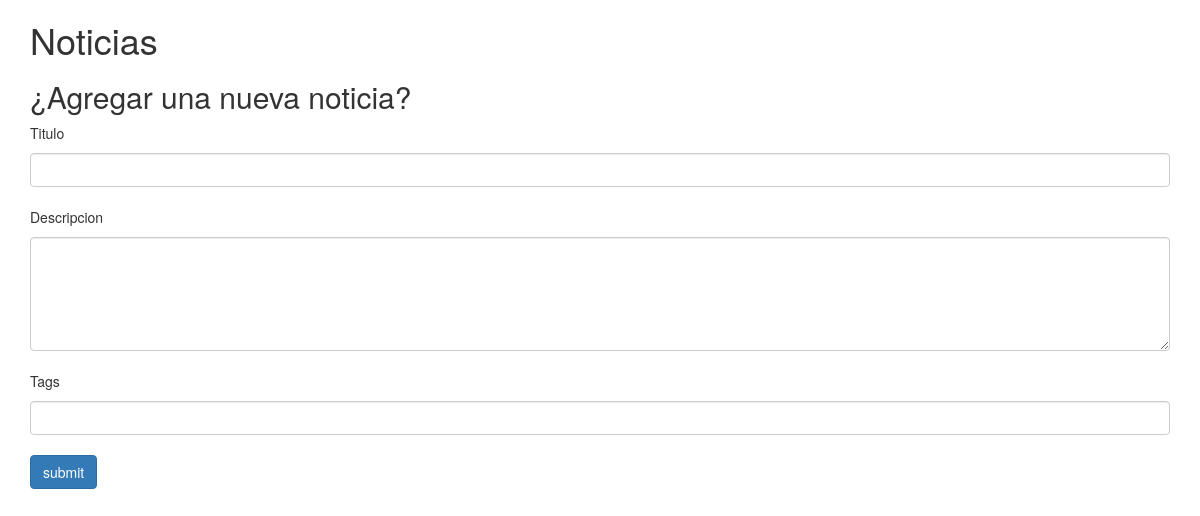
The page /noticias/ on the database as committed earlier.
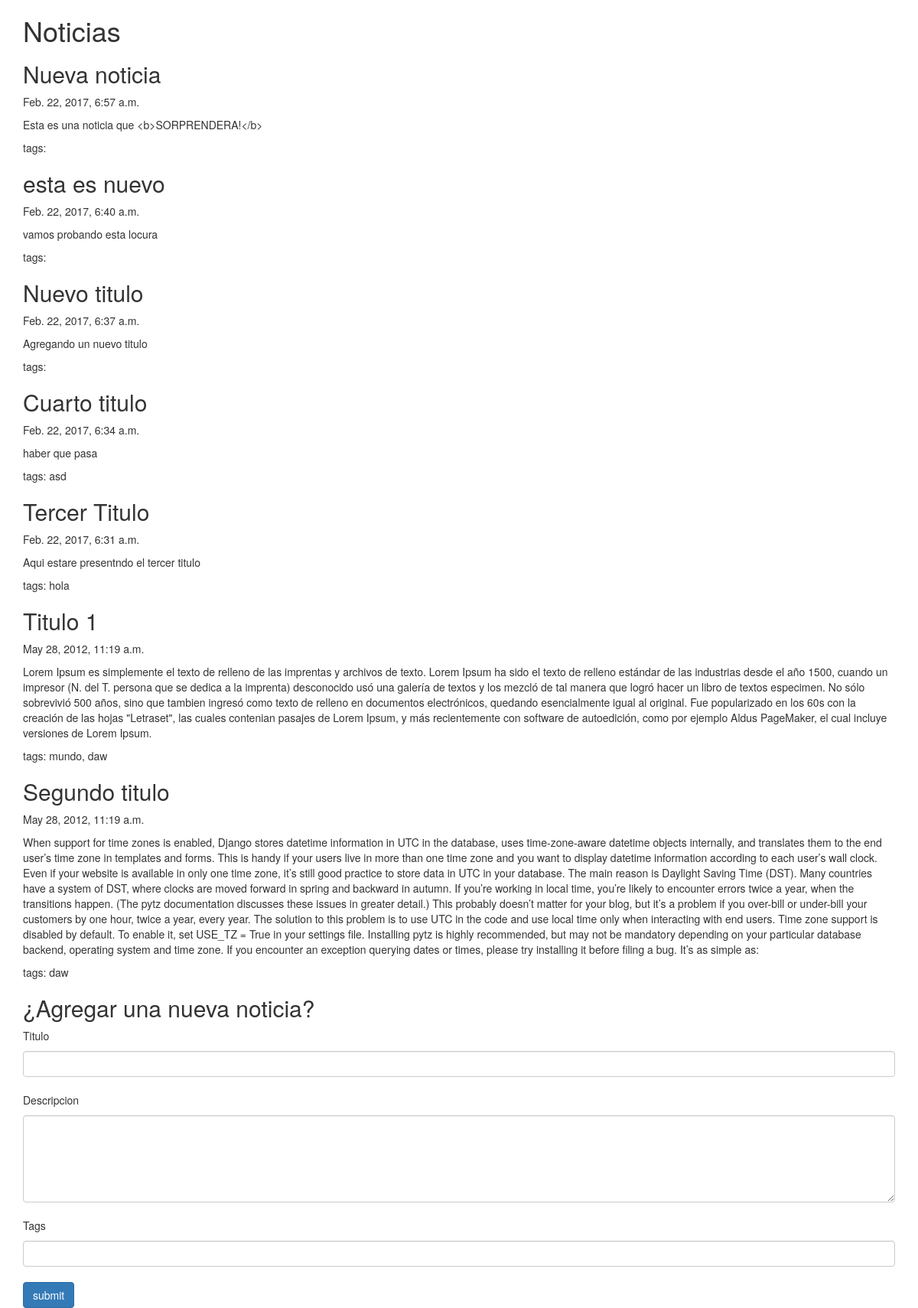
The same page on the database as committed later.
### programacion/models.py (models this page shows)
class Noticia(models.Model):
	titulo = models.CharField(max_length = 100)
	descrpcion = models.TextField()
	fecha_publicacion = models.DateTimeField(auto_now_add = True)
	tags = models.CharField(max_length = 100)
	img_url = models.CharField(max_length = 150)
	profesor_creador = models.ForeignKey(Profesor, null = True)
	estudiante_creador = models.ForeignKey(Estudiante, null = True)

### programacion/views.py (the view)
# urls.py: url(r'^noticias/$', noticias, name = "noticias"),
def noticias(request):
	noticias = Noticia.objects.order_by('-fecha_publicacion')
	return render_to_response('noticias.html',{'noticias':noticias})

### templates/noticias.html (shortened to what this page needs)
<!DOCTYPE html>
<html>
<head>
	<link rel="stylesheet" href="https://maxcdn.bootstrapcdn.com/bootstrap/3.3.7/css/bootstrap.min.css">
</head>
<body>
	<div class = "container">
		<h1>Noticias</h1>
		{% for noticia in noticias %}
		<article>
			<h2>{{ noticia.titulo }}</h2>
			<div class = "info">
				<p class="date"> {{noticia.fecha_publicacion}}</p>
				<p>{{ noticia.descrpcion }}</p>
				<p class="tags">tags: {{noticia.tags}}</p>
			</div>
		</article>
		{% endfor %}
		<h2>¿Agregar una nueva noticia?</h2>
		<form action = "/nueva_noticia" method="post">
			<p>Titulo</p>
			<input type="text"  class="form-control" name="titulo"><br>
			<p>Descripcion</p>
			<textarea name="descripcion"  class="form-control" cols="40" rows="5"></textarea><br>
			<p>Tags</p>
			<input type="text" class="form-control" name="tag"><br>
			<input type="submit" class="btn btn-primary" value="submit">
		</form>
	</div>
</body>
</html>

Rows that differ between the two databases and show on the page:
added Noticia: titulo "Nueva noticia", fecha_publicacion "Feb. 22, 2017, 6:57 a.m.", descrpcion "Esta es una noticia que <b>SORPRENDERA!</b>"
added Noticia: titulo "esta es nuevo", fecha_publicacion "Feb. 22, 2017, 6:40 a.m.", descrpcion "vamos probando esta locura"
added Noticia: titulo "Nuevo titulo", fecha_publicacion "Feb. 22, 2017, 6:37 a.m.", descrpcion "Agregando un nuevo titulo"
added Noticia: titulo "Cuarto titulo", fecha_publicacion "Feb. 22, 2017, 6:34 a.m.", descrpcion "haber que pasa", tags "asd"
added Noticia: titulo "Tercer Titulo", fecha_publicacion "Feb. 22, 2017, 6:31 a.m.", descrpcion "Aqui estare presentndo el tercer titulo", tags "hola"
added Noticia: titulo "Titulo 1", fecha_publicacion "May 28, 2012, 11:19 a.m.", descrpcion "Lorem Ipsum es simplemente el texto de relleno de las imprentas y archivos de texto. Lorem Ipsum ha sido el texto de relleno estándar de las industrias desde el año 1500, cuando un impresor (N. del T. persona que se dedica a la imprenta) desconocido usó una galería de textos y los mezcló de tal manera que logró hacer un libro de textos especimen. No sólo sobrevivió 500 años, sino que tambien ingresó como texto de relleno en documentos electrónicos, quedando esencialmente igual al original. Fue popularizado en los 60s con la creación de las hojas \"Letraset\", las cuales contenian pasajes de Lorem Ipsum, y más recientemente con software de autoedición, como por ejemplo Aldus PageMaker, el cual…", tags "mundo, daw"
added Noticia: titulo "Segundo titulo", fecha_publicacion "May 28, 2012, 11:19 a.m.", descrpcion "When support for time zones is enabled, Django stores datetime information in UTC in the database, uses time-zone-aware datetime objects internally, and translates them to the end user’s time zone in templates and forms. This is handy if your users live in more than one time zone and you want to display datetime information according to each user’s wall clock. Even if your website is available in only one time zone, it’s still good practice to store data in UTC in your database. The main reason is Daylight Saving Time (DST). Many countries have a system of DST, where clocks are moved forward in spring and backward in autumn. If you’re working in local time, you’re likely to encounter errors…", tags "daw"
